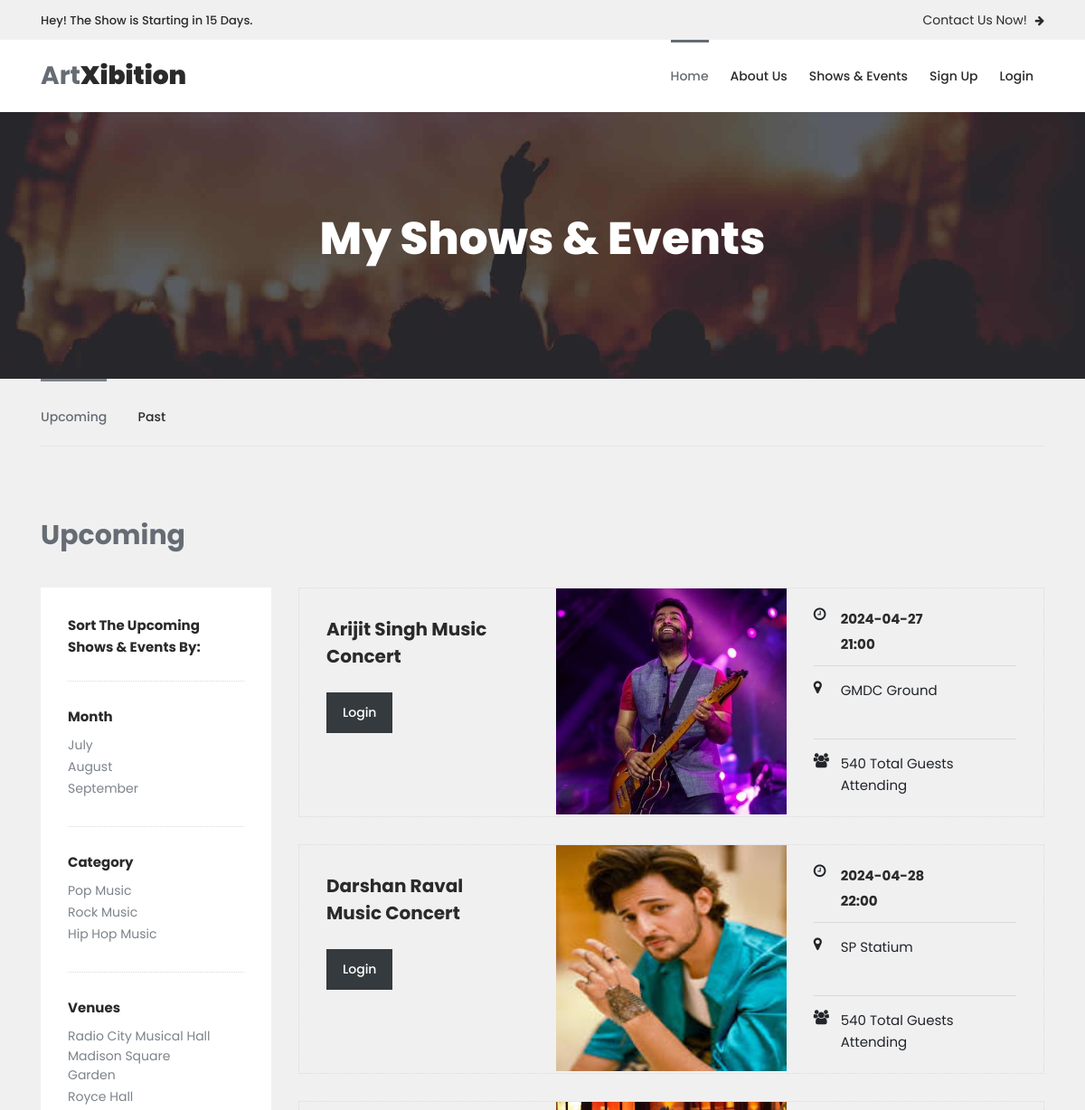
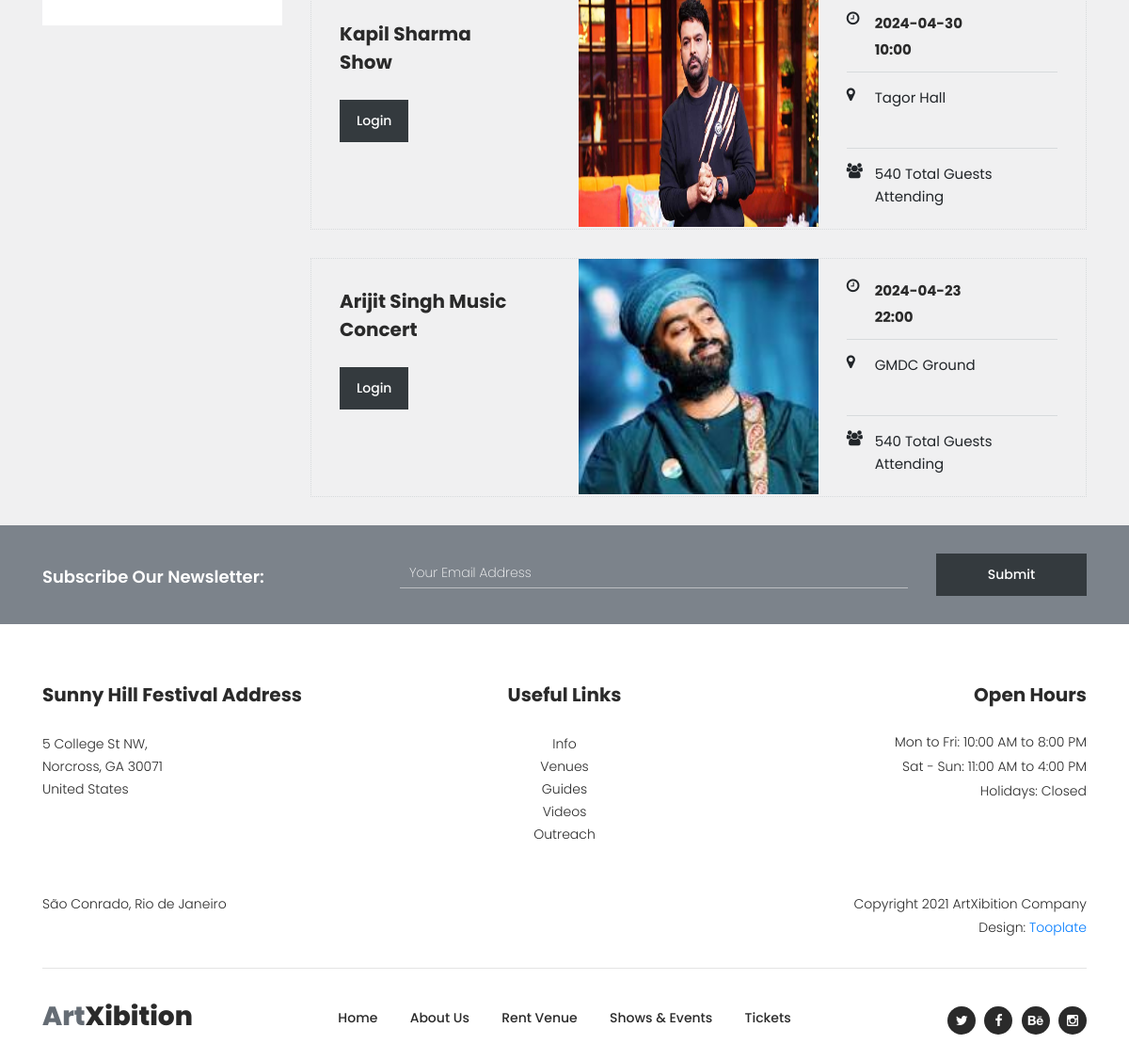
Screenshot of /shows-events/ with the database file from the repository (2 pictures, top to bottom).
### myapp/models.py (models this page shows, shortened)
class Event(models.Model):
	manager=models.ForeignKey(User,on_delete=models.CASCADE)
	event_name=models.CharField(max_length=100)
	event_date=models.CharField(max_length=100)
	event_time=models.CharField(max_length=100)
	event_venue=models.TextField()
	event_picture=models.ImageField(upload_to="event_picture/")
	event_price=models.PositiveIntegerField()

### myapp/views.py (the view)
# urls.py: path('shows-events/',views.shows_events,name='shows-events'),
def shows_events(request):
	events=Event.objects.all()
	return render(request,'shows-events.html',{'events':events})

### myapp/templates/shows-events.html (shortened to what this page needs)
{% extends 'header.html' %}
{% load static %}
{% block content %}
<!DOCTYPE html>
<html lang="en">
<head>
</head>
<body>
    <div class="page-heading-shows-events">
        <div class="container">
            <div class="row">
                <div class="col-lg-12">
                    <h2>My Shows & Events</h2>
                </div>
            </div>
        </div>
    </div>
    <div class="shows-events-tabs">
        <div class="container">
            <div class="row">
                <div class="col-lg-12">
                    <div class="row" id="tabs">
                        <div class="col-lg-12">
                            <div class="heading-tabs">
                                <div class="row">
                                    <div class="col-lg-8">
                                        <ul>
                                          <li><a href='#tabs-1'>Upcoming</a></li>
                                          <li><a href='#tabs-2'>Past</a></a></li>
                                      </ul>
                                  </div>
                              </div>
                          </div>
                      </div>
                      <div class="col-lg-12">
                        <section class='tabs-content'>
                            <article id='tabs-1'>
                                <div class="row">
                                    <div class="col-lg-12">
                                        <div class="heading"><h2>Upcoming</h2></div>
                                    </div>
                                    <div class="col-lg-3">
                                        <div class="sidebar">
                                            <div class="row">
                                                <div class="col-lg-12">
                                                    <div class="heading-sidebar">
                                                        <h4>Sort The Upcoming Shows & Events By:</h4>
                                                    </div>
                                                </div>
                                                <div class="col-lg-12">
                                                    <div class="month">
                                                        <h6>Month</h6>
                                                        <ul>
                                                            <li><a href="#">July</a></li>
                                                            <li><a href="#">August</a></li>
                                                            <li><a href="#">September</a></li>
                                                        </ul>
                                                    </div>
                                                </div>
                                                <div class="col-lg-12">
                                                    <div class="category">
                                                        <h6>Category</h6>
                                                        <ul>
                                                            <li><a href="#">Pop Music</a></li>
                                                            <li><a href="#">Rock Music</a></li>
                                                            <li><a href="#">Hip Hop Music</a></li>
                                                        </ul>
                                                    </div>
                                                </div>
                                                <div class="col-lg-12">
                                                    <div class="venues">
                                                        <h6>Venues</h6>
                                                        <ul>
                                                            <li><a href="#">Radio City Musical Hall</a></li>
                                                            <li><a href="#">Madison Square Garden</a></li>
                                                            <li><a href="#">Royce Hall</a></li>
                                                        </ul>
                                                    </div>
                                                </div>
                                            </div>
                                        </div>
                                    </div>
                                    <div class="col-lg-9">
                                        <div class="row">
                                            {% for i in events %}
                                            <div class="col-lg-12">
                                                <div class="event-item">
                                                    <div class="row">
                                                        <div class="col-lg-4">
                                                            <div class="left-content">
                                                                <h4>{{i.event_name}}</h4>
                                                                <div class="main-dark-button">
                                                                    {% if request.session.email %}
                                                                    <a href="{% url 'event-details' pk=i.pk %}">Details</a>
                                                                {% else %}
                                                                    <a href="{% url 'login' %}">Login</a>
                                                                {% endif %}
                                                                </div>
                                                            </div>
                                                        </div>
                                                        <div class="col-lg-4">
                                                            <div class="thumb">
                                                                <img src="{{i.event_picture.url}}" alt="" style="height: 250px;width: 300px;">
                                                            </div>
                                                        </div>
                                                        <div class="col-lg-4">
                                                            <div class="right-content">
                                                                <ul>
                                                                    <li>
                                                                        <i class="fa fa-clock-o"></i>
                                                                        <h6>{{i.event_date}}<br>{{i.event_time}}</h6>
                                                                    </li>
                                                                    <li>
                                                                        <i class="fa fa-map-marker"></i>
                                                                        <span>{{i.event_venue}}</span>
                                                                    </li>
                                                                    <li>
                                                                        <i class="fa fa-users"></i>
                                                                        <span>540 Total Guests Attending</span>
                                                                    </li>
                                                                </ul>
                                                            </div>
                                                        </div>
                                                    </div>
                                                </div>
                                            </div>
                                            {% endfor %}
                                        </div>
                                    </div>
                                </div>
                            </article>
                        </section>
                    </div>
                </div>
            </div>
        </div>
    </div>
</div>
<div class="subscribe">
    <div class="container">
        <div class="row">
            <div class="col-lg-4">
                <h4>Subscribe Our Newsletter:</h4>
            </div>
            <div class="col-lg-8">
                <form id="subscribe" action="" method="get">
                    <div class="row">
                      <div class="col-lg-9">
                        <fieldset>
                          <input name="email" type="text" id="email" pattern="[^ @]*@[^ @]*" placeholder="Your Email Address" required="">
                      </fieldset>
                  </div>
                  <div class="col-lg-3">
                    <fieldset>
                      <button type="submit" id="form-submit" class="main-dark-button">Submit</button>
                  </fieldset>
              </div>
          </div>
      </form>
  </div>
</div>
</div>
</div>
</body>
</html>
{% endblock %}

### rows the page displays
Event: event_name "Arijit Singh Music Concert", event_picture (picture), event_date "2024-04-27", event_time "21:00", event_venue "GMDC Ground"
Event: event_name "Darshan Raval Music Concert", event_picture (picture), event_date "2024-04-28", event_time "22:00", event_venue "SP Statium"
Event: event_name "Kapil Sharma Show", event_picture (picture), event_date "2024-04-30", event_time "10:00", event_venue "Tagor Hall"
Event: event_name "Arijit Singh Music Concert", event_picture (picture), event_date "2024-04-23", event_time "22:00", event_venue "GMDC Ground"
